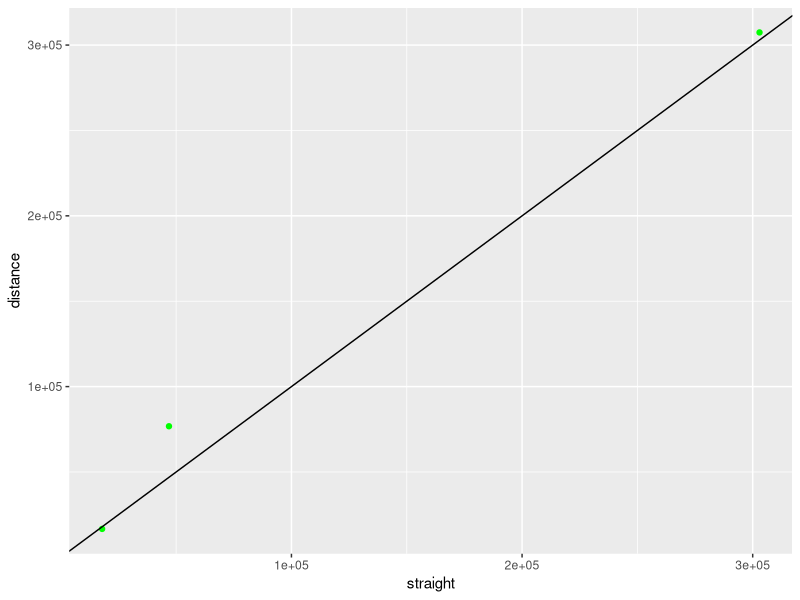
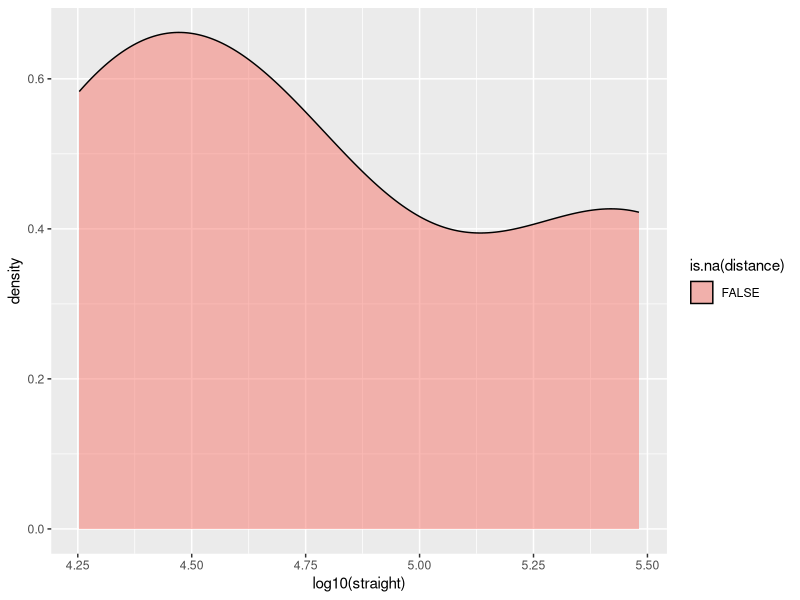

The R source for these figures, in order:
library("ggplot2")

#Input data
setwd(dirname(rstudioapi::getActiveDocumentContext()$path))
straightLine <- read.csv("Output/ShortestPath.csv")
throughSea <- read.csv("Output/DistanceOverSea.csv")


test <- merge(throughSea, straightLine, by.y = "Speciesname", by.x = "Specieslist")
if(!is.factor(test$name)) {
  test$name <- factor(test$name)
}

print(levels(test$name))
for(item in levels(test$name)){  # levels() is used to retrieve levels from test$name
  test$straight[test$name == item] <- test[test$name == item, item] 
}
# test$straight[test$name == item] => selects straight column values for those rows
# test[test$name == item, item] => extracts the values from the column named 'item' in 'test' for those rows
# complete line: updates 'straight' column for selected rows with corresponding
# values from the column named 'item'

#remove unused sampling locations
test <- test[,!names(test) %in% c(levels(test$name), "Galway", "Gdynia")]

#plot
ggplot(test)+
  geom_point(aes(x = straight , y = distance), col = "green") +
  geom_abline()

ggplot(test) + 
  geom_density(aes(x = log10(straight), fill = is.na(distance)), alpha = 0.5)
